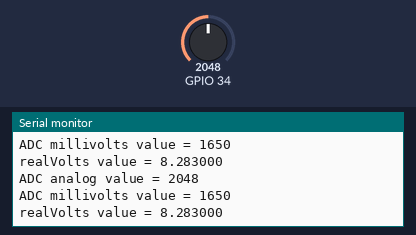
Recording of a program running on a simulated ESP32. Shown: the last lines printed to the serial monitor. Inputs (shaded band) come from the test bench; at power-on: GPIO 34 = 2048.

Above: at 1.2 s.
1.3 s: GPIO 34 set to 2866
At 1.93 s:
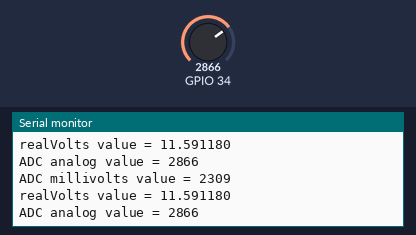
2.8 s: GPIO 34 set to 3603
At 2.85 s:
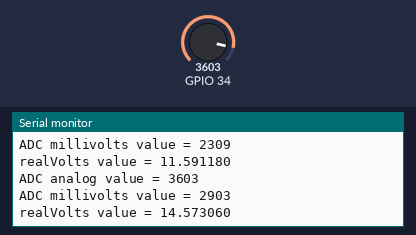
Timing chart, 0 to 5.8 s (numbered marks = the images above; inputs shaded):
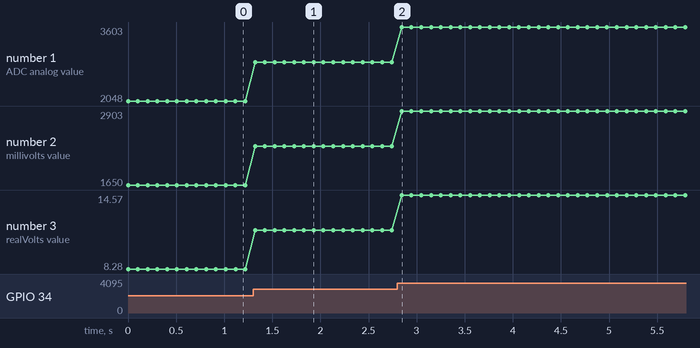

Measured:
- after the input at 1.3 s, the serial monitor: prints a new line at once (image 1)
- after the input at 2.8 s, the serial monitor: prints a new line at once (image 2)
- plotted number 1: 2048 → 2866 after the input at 1.3 s, 2866 → 3603 after the input at 2.8 s
- plotted number 2: 1650 → 2309 after the input at 1.3 s, 2309 → 2903 after the input at 2.8 s
- plotted number 3: 8.28 → 11.59 after the input at 1.3 s, 11.59 → 14.57 after the input at 2.8 s

The program:

main.cpp
```cpp
// (licence header left out)
#include <Arduino.h>

void setup()
{
  Serial.begin(115200);
  pinMode(34, INPUT);
  analogSetAttenuation(ADC_11db);
}

void loop()
{
  int analogValue = analogRead(34);                     // 读取原始值0-4096
  int analogVolts = analogReadMilliVolts(34);           // 读取模拟电压，单位毫伏
  float realVolts = 5.02 * ((float)analogVolts * 1e-3); // 计算实际电压值

  Serial.printf("ADC analog value = %d\n", analogValue);
  Serial.printf("ADC millivolts value = %d\n", analogVolts);
  Serial.printf("realVolts value = %f\n", realVolts);
  delay(100);
}
```
